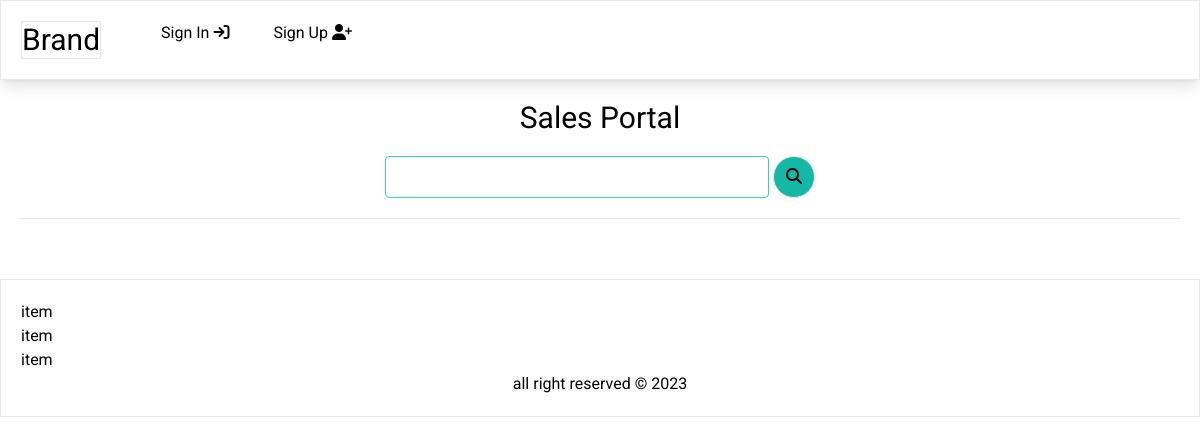
/store/sales/, run on an earlier commit of the app's database.
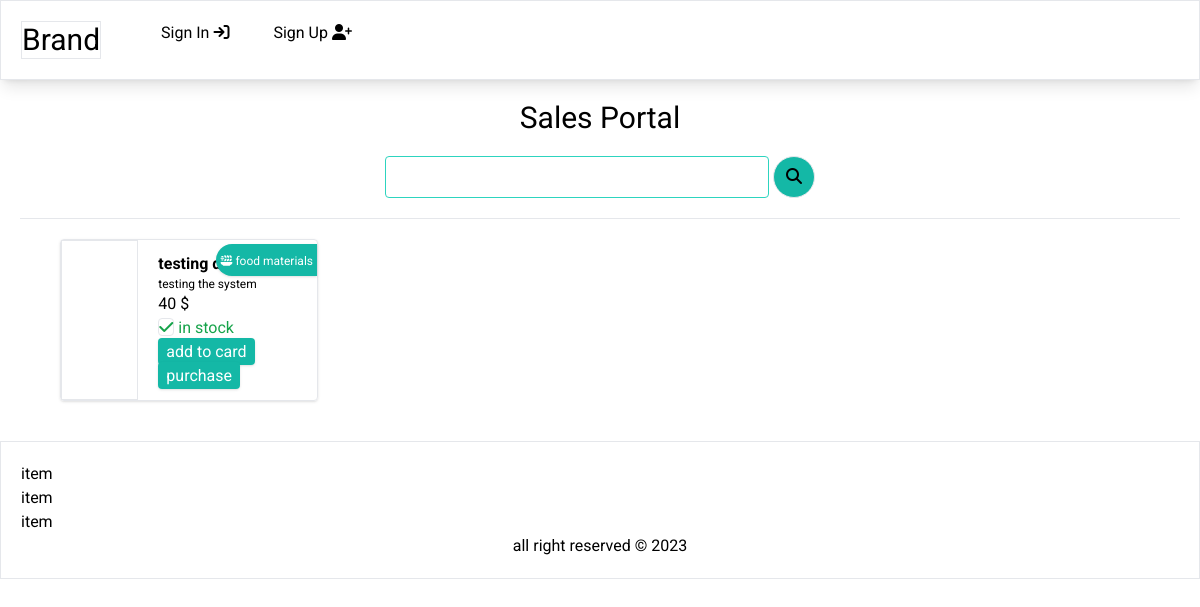
And on a later commit of the database.
### store/models.py (models this page shows, shortened)
class Product(models.Model):
    category = models.ForeignKey(Category, on_delete=models.CASCADE)
    name = models.CharField(max_length=100)
    description = models.CharField(max_length=200)
    price = models.IntegerField(default=0)
    bulk_price = models.IntegerField(default=0)
    quantity = models.IntegerField(default=0)
    rate = models.FloatField(default=0)
    mfd = models.DateField(null=True, blank=True)
    expd = models.DateField(null=True, blank=True)
    profit = models.IntegerField(default=0)
    stock = models.IntegerField(default=0)
    image = models.ImageField(default='default.jpg', upload_to='item_images')

class Category(models.Model):
    name = models.CharField(max_length=50)
    description = models.CharField(max_length=200)
    def __str__(self):
        return self.name

### store/views.py (the view)
# urls.py: path('sales/', views.sales, name='sales'),
def sales(request):
    product = Product.objects.select_related('category')
    context = {'product':product}
    return render(request, 'sales.html',context)

### store/templates/sales.html (shortened to what this page needs)
{% extends 'main/base.html' %}
{% load static %}
{% block content %}
<div class="sales">
    <div class="grid lg:grid-row-2 m-5">
        <div class="">
        <h1 class="text-3xl text-center">Sales Portal</h1>
        <div class="flex justify-center">
        <form action="" method="POST" class="my-5">
            <input type="text" class="py-2 rounded border border-teal-400 w-96">
            <button class="rounded-full border bg-teal-500 hover:bg-teal-700 hover:text-white px-3 py-2"><i class="fa-solid fa-magnifying-glass"></i></button>
        </form>
        </div>
    </div>
        <hr>
    <div class="mx-10 my-5">
        <div class="grid grid-cols-4 gap-4">
                {% for item in product %}
                <div class="card rounded shadow border">
                    <div class="grid grid-cols-3">
                        <div class="avatar border mr-2">
                        </div>
                        <div class="details p-3 w-full col-span-2 relative">
                            <p class="font-bold inline-block">{{item.name}}</p>
                            <span class="absolute right-0 top-0 p-1 bg-teal-500 rounded-l-full mt-1 shadow">
                                {% if item.category.id == 3 %}
                                    <p class="m-0 p-0 inline-block text-white text-xs"><i class="fa-solid fa-plate-wheat"></i>&nbsp;{{item.category}}</p>
                                {% elif item.category.id == 2 %}
                                    <p class="m-0 p-0 inline-block text-white text-xs"><i class="fa-solid fa-shoe-prints"></i>&nbsp;{{item.category}}</p>
                                    {% elif item.category.id == 1 %}
                                    <p class="m-0 p-0 inline-block text-white text-xs"><i class="fa-solid fa-shirt"></i>&nbsp;{{item.category}}</p>
                                {% endif %}
                            </span>
                            <p class="text-xs">{{item.description}}</p>
                            <p>{{item.price}} $</p>
                            {% if item.stock %}
                                <p class="text-green-600"><i class="fa-solid fa-check border rounded"></i>&nbsp;in stock</p>
                            {% else %}
                                <p class="text-red-500">out of stock</p>
                            {% endif %}
                            <a class="bg-teal-500 text-white py-1 px-2 rounded shadow hover:bg-teal-700 hover:font-bold" href="">add to card</a>
                            <a class="bg-teal-500 text-white py-1 px-2 rounded shadow hover:bg-teal-700 hover:font-bold" href="{% url 'store:dispatch' item.id %}">purchase</a>
                        </div>
                    </div>
                </div>
                {% endfor %}
        </div>
    </div>
</div>
{% endblock content %}

What changed in the data, as far as the page shows it:
added Product: name "testing dataset", category "food materials", description "testing the system", price "40", stock 34 (drawn)
